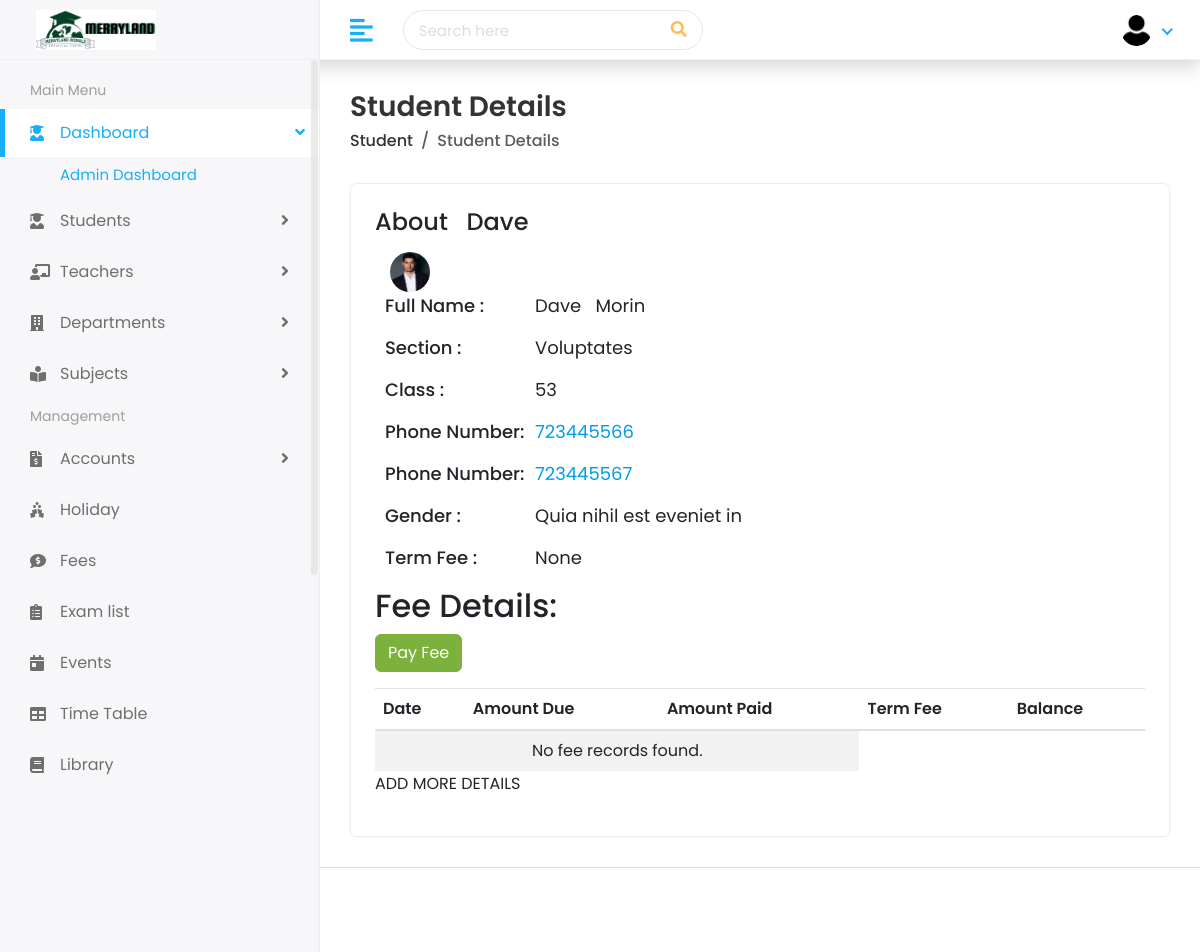
/students/detail/9/ (signed in), run on the app's committed database.
### apps/students/models.py (models this page shows, shortened)
class Student(models.Model):
    first_name = models.CharField(max_length=100)
    last_name = models.CharField(max_length=100)
    gender = models.CharField(max_length=100)
    date_of_birth = models.DateField()
    grade = models.IntegerField()
    religion = models.CharField(max_length=100)
    joining_date = models.DateField()
    admission_number = models.CharField(max_length=15)
    section = models.CharField(max_length=10)
    student_image = models.ImageField(upload_to=generate_unique_name,blank=True, null=True)
    parent = models.ForeignKey(Parent, on_delete=models.CASCADE, related_name="student")
    term_fee = models.DecimalField(max_digits=10, decimal_places=2, default=0)
    def fee_balance(self):
        total_paid = self.fees.aggregate(total=models.Sum('amount_paid'))['total'] or 0
        balance = self.term_fee - total_paid
        return max(balance, 0)  # Ensure balance is never negative
    def get_term_fee(self):
        try:
            class_term_fee = ClassTermFee.objects.get(grade=self.grade)
            return class_term_fee.term_fee
        except ClassTermFee.DoesNotExist:
            return None
    class Meta:
        db_table = 'students'

class Parent(models.Model):
    father_name = models.CharField(max_length=100)
    father_occupation = models.CharField(max_length=30)
    father_id = models.IntegerField()
    father_mobile = PhoneNumberField(region="KE",blank=True, null=True)
    mother_name = models.CharField(max_length=100)
    mother_occupation = models.CharField(max_length=30)
    mother_id = models.IntegerField()
    mother_mobile = PhoneNumberField(region="KE",blank=True, null=True)
    address = models.TextField(20)
    class Meta:
        db_table = 'parents'

### apps/students/views.py (the view)
# urls.py: path('detail/<int:student_id>/',views.student_details,name='student_details'),
@login_required
@permission_required("Students.view_student",raise_exception=True)
def student_details(request,student_id):
    student=Student.objects.get(id=student_id)
    term_fee = student.get_term_fee()
    fee_balance = student.fee_balance()
    return render(request,'students/student-details.html',{'student': student,'term_fee': term_fee,'fee_records': student.fees.all(),'fee_balance':fee_balance})

### templates/students/student-details.html (shortened to what this page needs)
{% extends 'Home/base.html' %}
{% load static %}
{% block body %}
<div class="page-wrapper">
    <div class="content container-fluid">
        <div class="page-header">
            <div class="row">
                <div class="col-sm-12">
                    <h3 class="page-title">Student Details</h3>
                    <ul class="breadcrumb">
                        <li class="breadcrumb-item"><a href="{% url 'students' %}">Student</a></li>
                        <li class="breadcrumb-item active">Student Details</li>
                    </ul>
                </div>
            </div>
        </div>
        <div class="card">
            <div class="card-body">
                <div class="row">
                    <div class="col-md-12">
                        <div class="about-info">
                            <h4>About &nbsp; {{student.first_name}} </h4>
                            <div class="media mt-3 w-100 col-md-4">
                                <a href="#" class="avatar avatar-sm mr-2 ">
                                    {% if student.student_image %}
                                    <img class="avatar-img rounded-circle w-100" src="{{ student.student_image.url }}"
                                        alt="User Image">
                                    {% else %}
                                    <img class="avatar-img rounded-circle w-100"
                                        src="{% static 'assets\img\user.jpg' %}" alt="Default Image">
                                    {% endif %}
                                </a>
                            </div>
                            <div class="media-body">
                                <ul>
                                    <li>
                                        <span class="title-span">Full Name : </span>
                                        <span class="info-span">{{student.first_name}} &nbsp; {{student.last_name}}</span>
                                    </li>
                                    <li>
                                        <span class="title-span">Section : </span>
                                        <span class="info-span">{{student.section}}</span>
                                    </li>
                                    <li>
                                        <span class="title-span">Class : </span>
                                        <span class="info-span">{{student.grade}}</span>
                                    </li>
                                    <li>
                                        <span class="title-span">Phone Number: </span>
                                        <span class="info-span"><a href="{{ student.parent.father_mobile}}">
                                            {{student.parent.father_mobile }}</a></span>
                                    </li>
                                    <li>
                                        <span class="title-span">Phone Number: </span>
                                        <span class="info-span"><a
                                                href="{{student.parent.mother_mobile }}">{{student.parent.mother_mobile}}</a></span>
                                    </li>
                                    <li>
                                        <span class="title-span">Gender : </span>
                                        <span class="info-span">{{student.gender}}</span>
                                    </li>
                                    <li>
                                        <span class="title-span">Term Fee : </span>
                                        <span class="info-span">{{term_fee}}</span>
                                    </li>
                                </ul>
                            </div>
                        </div>
                        <div class="row mt-3">
                            <div class="col-md-12">
                                  <h2>Fee Details:</h2>
                                  <a class="btn btn-success" href="{% url 'add_fee' student.id %}">Pay Fee</a>
                                 <div class="table-responsive">
                                  <table class="table table-striped mt-3">
                                      <thead>
                                          <tr>
                                              <th>Date</th>
                                              <th>Amount Due</th>
                                              <th>Amount Paid</th>
                                              <th>Term Fee</th>
                                              <th>Balance</th>
                                          </tr>
                                      </thead>
                                      <tbody>
                                          {% if fee_records %}
                                              {% for fee in fee_records %}
                                              <tr>
                                                  <td>{{ fee.date }}</td>
                                                  <td>{{ fee.amount_due }}</td>
                                                  <td>{{ fee.amount_paid }}</td>
                                                  <td>{{ term_fee }}</td>
                                                  <td>{{ fee.remaining_balance }}</td>
                                              </tr>
                                              {% endfor %}
                                          {% else %}
                                              <tr>
                                                  <td colspan="3" class="text-center">No fee records found.</td>
                                              </tr>
                                          {% endif %}
                                      </tbody>
                                  </table>
                                </div>
                                  <p>ADD MORE DETAILS</p>
                              </div>
                          </div>
                    </div>
                </div>
            </div>
        </div>
    </div>
</div>
<footer>
    <p>Copyright © 2024 davedev</p>
</footer>
</div>
</body>
</html>
{% endblock %}

### static/assets/css/style.css (style rules this page uses)
html { height: 100%; }
body { background-color: #fff; color: #333; font-family: 'Poppins', sans-serif; font-size: 1rem; height: 100%; line-height: 1.5; overflow-x: hidden; }
h1, h2, h3, h4, h5, h6 { font-family: 'Poppins', sans-serif; margin-top: 0; }
ul, ol { padding: 0px; list-style: none; }
.table { color: #333; max-width: 100%; margin-bottom: 0; width: 100%; }
.table-striped > tbody > tr:nth-of-type(2n+1) { background-color: #f8f9fa; }
.table thead tr th { font-weight: 600; }
.table tbody tr { border-bottom: 1px solid rgba(0, 0, 0, 0.05); }
.table-striped thead tr { border-color: transparent; }
.table-striped tbody tr { border-color: transparent; }
.table-striped tbody tr:nth-of-type(odd) { background-color: rgba(235, 235, 235, 0.4); }
.btn-success { background-color: #7bb13c; border: 1px solid #7bb13c }
.card { border: 1px solid #ececf5; box-shadow: 0 1px 3px 0 rgba(0, 0, 0, 0.03); margin-bottom: 1.875rem; }
.card-body { padding: 1.5rem; }
.avatar { position: relative; display: inline-block; width: 3rem; height: 3rem }
.avatar > img { width: 100%; height: 100%; -o-object-fit: cover; object-fit: cover; }
.avatar-sm { width: 2.5rem; height: 2.5rem; }
footer { padding: 1.875rem 1.875rem; border-top: 1px solid #ddd; }
footer p { margin: 0px; }
.page-wrapper { margin-left: 320px; padding-top: 60px; position: relative; transition: all 0.4s ease; }
.page-wrapper > .content { padding: 1.875rem 1.875rem 0; }
.page-header { margin-bottom: 1.875rem; }
.page-header .breadcrumb { background-color: transparent; color: #6c757d; font-size: 1rem; font-weight: 500; margin-bottom: 0; padding: 0; }
.page-header .breadcrumb a { color: #333; }
.page-title { font-size: 28px; font-weight: 600; color: #333; margin-bottom: 5px; }
.about-info img { width: 250px; }
.about-info ul li { font-size: 18px; margin: 0px 0px 15px 10px; display: flex; }
.title-span { font-weight: 500; width: 150px; }

### data on the page
Student: first_name "Dave", last_name "Morin", section "Voluptates", grade "53", parent.father_mobile "723445566", parent.mother_mobile "723445567", gender "Quia nihil est eveniet in"

### other printed values
{{ term_fee }} "None"
